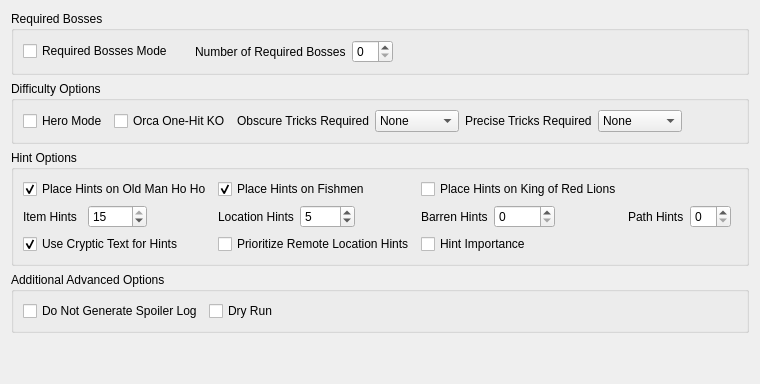
          <widget class="QWidget" name="tab_advanced">
           <attribute name="title">
            <string>Advanced Options</string>
           </attribute>
           <layout class="QVBoxLayout" name="verticalLayout_8">
            <item>
             <widget class="QGroupBox" name="groupBox_4">
              <property name="title">
               <string>Required Bosses</string>
              </property>
              <layout class="QGridLayout" name="gridLayout_6">
               <item row="0" column="0">
                <widget class="QCheckBox" name="required_bosses">
                 <property name="text">
                  <string>Required Bosses Mode</string>
                 </property>
                </widget>
               </item>
               <item row="0" column="1">
                <layout class="QHBoxLayout" name="horizontalLayout_8">
                 <item>
                  <widget class="QLabel" name="label_for_num_required_bosses">
                   <property name="sizePolicy">
                    <sizepolicy hsizetype="Maximum" vsizetype="Preferred">
                     <horstretch>0</horstretch>
                     <verstretch>0</verstretch>
                    </sizepolicy>
                   </property>
                   <property name="text">
                    <string>Number of Required Bosses</string>
                   </property>
                  </widget>
                 </item>
                 <item>
                  <widget class="QSpinBox" name="num_required_bosses"/>
                 </item>
                </layout>
               </item>
               <item row="0" column="2">
                <widget class="QWidget" name="widget_4" native="true"/>
               </item>
               <item row="0" column="3">
                <widget class="QWidget" name="widget_5" native="true"/>
               </item>
              </layout>
             </widget>
            </item>
            <item>
             <widget class="QGroupBox" name="groupBox_9">
              <property name="title">
               <string>Difficulty Options</string>
              </property>
              <layout class="QHBoxLayout" name="horizontalLayout_22">
               <item>
                <widget class="QCheckBox" name="hero_mode">
                 <property name="text">
                  <string>Hero Mode</string>
                 </property>
                </widget>
               </item>
                <item>
                <widget class="QCheckBox" name="orca_one_hit_knockout">
                 <property name="text">
                  <string>Orca One-Hit KO</string>
                 </property>
                </widget>
               </item>
               <item>
                <layout class="QHBoxLayout" name="horizontalLayout_20">
                 <item>
                  <widget class="QLabel" name="label_for_logic_obscurity">
                   <property name="text">
                    <string>Obscure Tricks Required</string>
                   </property>
                  </widget>
                 </item>
                 <item>
                  <widget class="QComboBox" name="logic_obscurity">
                   <item>
                    <property name="text">
                     <string>None</string>
                    </property>
                   </item>
                   <item>
                    <property name="text">
                     <string>Normal</string>
                    </property>
                   </item>
                   <item>
                    <property name="text">
                     <string>Hard</string>
                    </property>
                   </item>
                   <item>
                    <property name="text">
                     <string>Very Hard</string>
                    </property>
                   </item>
                  </widget>
                 </item>
                </layout>
               </item>
               <item>
                <layout class="QHBoxLayout" name="horizontalLayout_21">
                 <item>
                  <widget class="QLabel" name="label_for_logic_precision">
                   <property name="text">
                    <string>Precise Tricks Required</string>
                   </property>
                  </widget>
                 </item>
                 <item>
                  <widget class="QComboBox" name="logic_precision">
                   <item>
                    <property name="text">
                     <string>None</string>
                    </property>
                   </item>
                   <item>
                    <property name="text">
                     <string>Normal</string>
                    </property>
                   </item>
                   <item>
                    <property name="text">
                     <string>Hard</string>
                    </property>
                   </item>
                   <item>
                    <property name="text">
                     <string>Very Hard</string>
                    </property>
                   </item>
                  </widget>
                 </item>
                </layout>
               </item>
               <item>
                <widget class="QWidget" name="widget_10" native="true"/>
               </item>
              </layout>
             </widget>
            </item>
            <item>
             <widget class="QGroupBox" name="groupBox_5">
              <property name="title">
               <string>Hint Options</string>
              </property>
              <layout class="QGridLayout" name="gridLayout_7">
               <item row="4" column="0">
                <widget class="QCheckBox" name="hoho_hints">
                 <property name="text">
                  <string>Place Hints on Old Man Ho Ho</string>
                 </property>
                 <property name="checked">
                  <bool>true</bool>
                 </property>
                </widget>
               </item>
               <item row="6" column="1">
                <widget class="QCheckBox" name="prioritize_remote_hints">
                 <property name="text">
                  <string>Prioritize Remote Location Hints</string>
                 </property>
                </widget>
               </item>
               <item row="4" column="2">
                <widget class="QCheckBox" name="korl_hints">
                 <property name="text">
                  <string>Place Hints on King of Red Lions</string>
                 </property>
                </widget>
               </item>
               <item row="5" column="2">
                <layout class="QHBoxLayout" name="horizontalLayout_16">
                 <item>
                  <widget class="QLabel" name="label_for_num_barren_hints">
                   <property name="text">
                    <string>Barren Hints</string>
                   </property>
                  </widget>
                 </item>
                 <item>
                  <widget class="QSpinBox" name="num_barren_hints">
                   <property name="correctionMode">
                    <enum>QAbstractSpinBox::CorrectToNearestValue</enum>
                   </property>
                   <property name="minimum">
                    <number>0</number>
                   </property>
                   <property name="maximum">
                    <number>15</number>
                   </property>
                   <property name="value">
                    <number>0</number>
                   </property>
                  </widget>
                 </item>
                 <item>
                  <widget class="QWidget" name="widget_7" native="true"/>
                 </item>
                </layout>
               </item>
               <item row="6" column="0">
                <widget class="QCheckBox" name="cryptic_hints">
                 <property name="text">
                  <string>Use Cryptic Text for Hints</string>
                 </property>
                 <property name="checked">
                  <bool>true</bool>
                 </property>
                </widget>
               </item>
               <item row="4" column="1">
                <widget class="QCheckBox" name="fishmen_hints">
                 <property name="text">
                  <string>Place Hints on Fishmen</string>
                 </property>
                 <property name="checked">
                  <bool>true</bool>
                 </property>
                </widget>
               </item>
               <item row="5" column="1">
                <layout class="QHBoxLayout" name="horizontalLayout_17">
                 <item>
                  <widget class="QLabel" name="label_for_num_location_hints">
                   <property name="text">
                    <string>Location Hints</string>
                   </property>
                  </widget>
                 </item>
                 <item>
                  <widget class="QSpinBox" name="num_location_hints">
                   <property name="correctionMode">
                    <enum>QAbstractSpinBox::CorrectToNearestValue</enum>
                   </property>
                   <property name="minimum">
                    <number>0</number>
                   </property>
                   <property name="maximum">
                    <number>15</number>
                   </property>
                   <property name="value">
                    <number>5</number>
                   </property>
                  </widget>
                 </item>
                 <item>
                  <widget class="QWidget" name="widget_8" native="true"/>
                 </item>
                </layout>
               </item>
               <item row="5" column="0">
                <layout class="QHBoxLayout" name="horizontalLayout_9">
                 <item>
                  <widget class="QLabel" name="label_for_num_item_hints">
                   <property name="text">
                    <string>Item Hints</string>
                   </property>
                  </widget>
                 </item>
                 <item>
                  <widget class="QSpinBox" name="num_item_hints">
                   <property name="correctionMode">
                    <enum>QAbstractSpinBox::CorrectToNearestValue</enum>
                   </property>
                   <property name="minimum">
                    <number>0</number>
                   </property>
                   <property name="maximum">
                    <number>15</number>
                   </property>
                   <property name="value">
                    <number>15</number>
                   </property>
                  </widget>
                 </item>
                 <item>
                  <widget class="QWidget" name="widget_9" native="true"/>
                 </item>
                </layout>
               </item>
               <item row="5" column="3">
                <layout class="QHBoxLayout" name="horizontalLayout_15">
                 <item>
                  <widget class="QLabel" name="label_for_num_path_hints">
                   <property name="text">
                    <string>Path Hints</string>
                   </property>
                  </widget>
                 </item>
                 <item>
                  <widget class="QSpinBox" name="num_path_hints">
                   <property name="correctionMode">
                    <enum>QAbstractSpinBox::CorrectToNearestValue</enum>
                   </property>
                   <property name="minimum">
                    <number>0</number>
                   </property>
                   <property name="maximum">
                    <number>15</number>
                   </property>
                   <property name="value">
                    <number>0</number>
                   </property>
                  </widget>
                 </item>
                 <item>
                  <widget class="QWidget" name="widget_6" native="true"/>
                 </item>
                </layout>
               </item>
               <item row="6" column="2">
                <widget class="QCheckBox" name="hint_importance">
                 <property name="text">
                  <string>Hint Importance</string>
                 </property>
                </widget>
               </item>
              </layout>
             </widget>
            </item>
            <item>
             <widget class="QGroupBox" name="groupBox_6">
              <property name="title">
               <string>Additional Advanced Options</string>
              </property>
              <layout class="QGridLayout" name="gridLayout_8">
               <item row="0" column="0">
                <widget class="QCheckBox" name="do_not_generate_spoiler_log">
                 <property name="text">
                  <string>Do Not Generate Spoiler Log</string>
                 </property>
                </widget>
               </item>
               <item row="0" column="2">
                <widget class="QWidget" name="widget_11" native="true"/>
               </item>
               <item row="0" column="3">
                <widget class="QWidget" name="widget_12" native="true"/>
               </item>
               <item row="0" column="1">
                <widget class="QCheckBox" name="dry_run">
                 <property name="text">
                  <string>Dry Run</string>
                 </property>
                </widget>
               </item>
              </layout>
             </widget>
            </item>
            <item>
             <spacer name="verticalSpacer_3">
              <property name="orientation">
               <enum>Qt::Vertical</enum>
              </property>
              <property name="sizeHint" stdset="0">
               <size>
                <width>20</width>
                <height>40</height>
               </size>
              </property>
             </spacer>
            </item>
           </layout>
          </widget>
